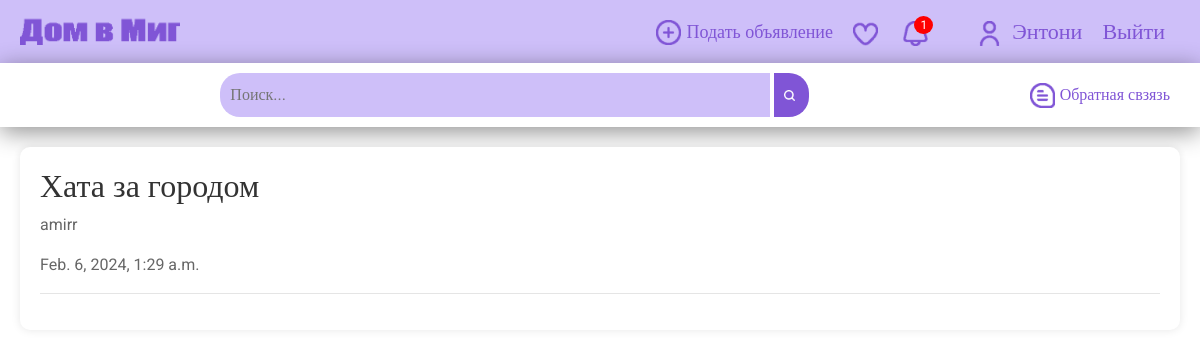
The app's page /user_account/4/rents (signed in) with its own data.
### app/models.py (models this page shows, shortened)
class LeaseContract(models.Model):
    start_date = models.DateTimeField()
    end_date = models.DateTimeField()
    property = models.ForeignKey(RealEstate, on_delete=models.CASCADE, related_name='lease_contracts', null=True)
    owner = models.ForeignKey(User, on_delete=models.CASCADE, related_name='owned_contracts', null=True)
    tenant = models.ForeignKey(User, on_delete=models.CASCADE, related_name='leased_contracts', null=True)
    applied = models.BooleanField(default=False)

class RealEstate(models.Model):
    title = models.CharField(max_length=255)
    property_type = models.CharField(max_length=255)
    area = models.FloatField()
    num_rooms = models.IntegerField(null=True)
    bath_rooms = models.IntegerField(null=True)
    bed_rooms = models.IntegerField(null=True)
    address = models.CharField(max_length=255)
    district_location = models.CharField(max_length=255)
    rent_cost = models.FloatField()
    rent_type = models.IntegerField()  # 1 - hour, 2 - day, 3 - month
    description = models.TextField()
    photos = models.ManyToManyField(Photo, blank=True, related_name="real_estate")
    creation_date = models.DateTimeField(auto_now_add=True)
    update_date = models.DateTimeField(auto_now=True)
    views = models.IntegerField(default=0)
    liked = models.IntegerField(default=0)
    owner = models.ForeignKey(User, on_delete=models.CASCADE)
    owner_number = models.CharField(max_length=255, null=True)
    whatsapp = models.BooleanField(null=True)
    telegram = models.CharField(max_length=255, null=True, blank=True)
    class Meta:
        ordering = ["-update_date"]

### app/views.py (the view, shortened to what this page needs)
# urls.py: path('user_account/<int:user_id>/rents', views.user_account_rents.as_view(), name='user_account_rents'),
class user_account_rents(LoginRequiredMixin, ListView):
    model = LeaseContract
    login_url = reverse_lazy('login')
    template_name = "user_account_rents.html"
    context_object_name = 'posts'
    paginate_by = 3
    def get_queryset(self):
        get_user = get_object_or_404(User, id=self.kwargs.get('user_id'))
        return LeaseContract.objects.filter(applied=True).filter(tenant=get_user)
    def get_context_data(self, **kwargs: Any) -> dict[str, Any]:
        context = super().get_context_data(**kwargs)
        notifications_num = 0
        email_passed = True
        if self.request.user.is_authenticated:
            notifications_num = Notifications.objects.filter(user=self.request.user).count()
            if Mailling.objects.filter(user=self.request.user).exists():
                email_passed = True
            else:
                email_passed = False
        context['notifications_num'] = notifications_num
        context['email_passed'] = email_passed
        return context

### app/templates/user_account_rents.html (shortened to what this page needs)
{% extends 'base.html' %}
{% load static %}
{% block css %}
    <link rel = 'stylesheet' href = "{% static 'css/search.css' %}">
{% endblock %}
{% block content %}
<div class="section-results-container">
{% for i in posts %}
            <h2>{{i.property.title}}</h2>
            <p>{{i.tenant.username}}</p>
            <p>{{i.start_date}}</p>
            <hr>
        {% endfor%}
</div>
{% endblock %}

### app/templates/base.html (shortened to what this page needs)
{% load static %}
<!DOCTYPE html>
<html lang="en">
<head>
    <link rel = 'stylesheet' href = "{% static 'css/base.css' %}">
    <link rel = 'stylesheet' href = "https://maxcdn.bootstrapcdn.com/bootstrap/4.1.1/css/bootstrap.min.css">
    <link rel="stylesheet" href="https://cdnjs.cloudflare.com/ajax/libs/font-awesome/5.15.1/css/all.min.css">
    {% block css%}{% endblock %}
</head>
<body>
    <header class="header">
        <div class="content">
            <div class="logo-contain">
                <div class="logo">
                    <a href="{% url "home" %}"><img alt="logo" src="{% static "images/logo.png" %}"></a>
                </div>
            </div>
            <div class="right-section">
                <div class="create">
                    <a href="{% url "landlord_add_property" %}"><img alt="create" src="{% static "images/add.png" %}">Подать объявление</a>
                </div>
                <div class="favorite">
                    <a href="{% url "favorites" %}"><img alt="fav" src="{% static "images/fav.png" %}"></a>
                </div>
                <div class="notif">
                    <a href="{% url "notifications" %}">
                        <img alt="notf" src="{% static "images/bell.png" %}">
                            {% if notifications_num > 0 %}
                                <span class="notification-count" id="notificationCount">
                                {{ notifications_num }}
                                </span>
                            {% endif %}
                    </a>
                </div>
                <a><img alt="account" src="{% static "images/user.png" %}"></a>
                <div class="account">
                    {% if request.user.is_authenticated %}
                        <a href="{% url 'user_account' user_id=user.pk %}" class="text-nav">{{ user.first_name }}</a>
                        <a href="{% url 'logout' %}" class="text-nav">Выйти</a>
                    {% else %}
                        <a href="{% url 'signup' %}" class="text-nav">Регистрация</a>
                        <a href="{% url 'login' %}" class="text-nav">Войти</a>
                    {% endif %}
                </div>
            </div>
        </div>
    </header>
    <div class="bot-head">
        <div class="content">
            <div class="search-container">
                <form action="{% url 'search_results' %}" method="get">
                    <input type="text" name="title" id="search-input" placeholder="Поиск...">
                    <button type="submit" id="search-button"><img src="{% static "images/find.png" %}"></button>
                </form>
            </div>
            <div class="right-items">
                <div class="feedback">
                    <a href="{% url "contact" %}"><img alt="feedback" src="{% static "images/chat.png" %}">  Обратная свзязь</a>
                </div>
            </div>
        </div>
    </div>
    <main>
        {% block content %}{% endblock %}
    </main>
</body>
</html>

### app/static/css/base.css (style rules this page uses)
body { font-family: 'Roboto' !important; font-size: 20px; margin: 0; background-color: #fff; opacity: 0; animation: fadeIn 0.3s ease-in-out forwards; }
.header { background-color: #cebff9; padding: 10px 20px; font-size: 22px; transition: background-color 0.3s ease-in-out; }
.logo-contain img { width: 160px; height: auto; }
.notification-count { position: relative; top: -10px; right: 24px; background-color: red; color: #fff; padding: 2px 6px; border-radius: 50%; font-size: 12px; }
.text-nav { text-align: center; margin: 0; padding: 5px; color: #fff; }
.create { font-size: 18px; }
.content { display: flex; justify-content: space-between; }
.right-section { display: flex; align-items: center; }
.right-section img { max-width: 25px; height: auto; margin-left: 20px; margin-right: 5px; }
.content a { text-decoration: none; color: #8055d6; }
.account { display: flex; justify-content: center; }
.account a { margin-right: 10px; }
.bot-head { background-color: #fff; color: #8055d6; padding: 10px 20px; box-shadow: 0 5px 25px rgba(0, 0, 0, 0.438); }
.search-container { display: flex; align-items: center; margin: 0 auto; }
.search-container img { max-width: 15px; padding-right: 4px; height: auto; }
#search-input { flex: 1; padding: 10px; width: 550px; border: none; border-color: #8055d6; border-radius: 20px 0 0 20px; font-size: 16px; background-color: #cebff9; color: #8055d6; }
#search-button { background-color: #8055d6; color: #fff; border: none; border-radius: 0 20px 20px 0; padding: 10px; cursor: pointer; font-size: 16px; }
.right-items { display: flex; align-items: center; justify-content: center; }
.right-items a { display: flex; align-items: center; margin-right: 10px; margin-left: 20px; }
.right-items a img { max-width: 25px; height: auto; margin-right: 5px; }

### app/static/css/search.css (style rules this page uses)
.section-results-container { background-color: #fff; border-radius: 10px; box-shadow: 0 0 10px rgba(0, 0, 0, 0.1); margin: 20px; padding: 20px; }
.section-results-container h2 { color: #333; }
.section-results-container p { color: #666; }

### records on screen
LeaseContract: property "Хата за городом", tenant.username "amirr", start_date "Feb. 6, 2024, 1:29 a.m."

### other values on screen
{{ notifications_num }} "1"
{{ user.first_name }} "Энтони"
